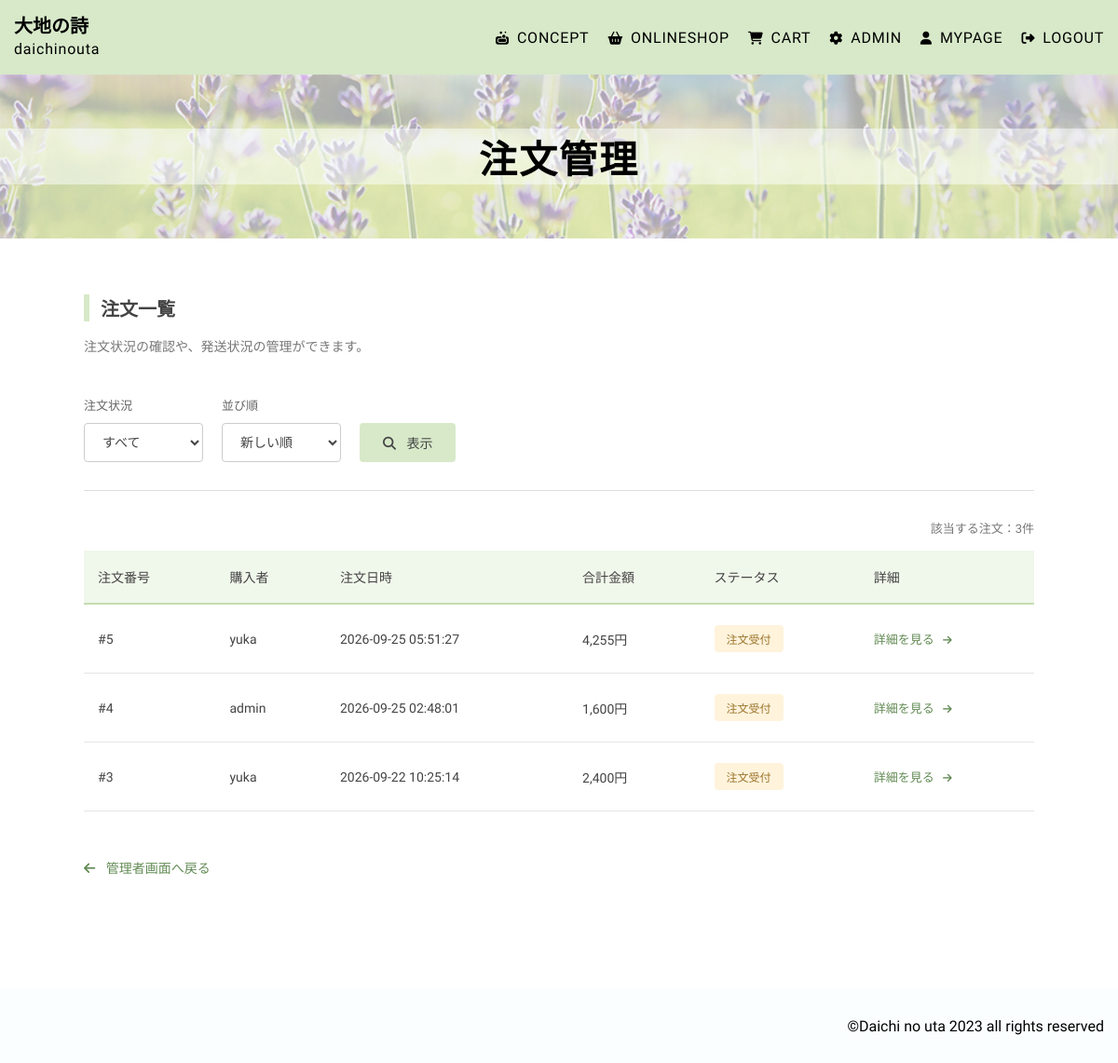
The page /order_admin.php (signed in) on the database its author committed.
### tables this page shows
CREATE TABLE `orders` (
  `id` int(11) NOT NULL,
  `user_id` int(11) NOT NULL,
  `total_price` int(11) NOT NULL,
  `status` varchar(50) NOT NULL DEFAULT 'pending',
  `shipping_name` varchar(100) NOT NULL,
  `shipping_address` varchar(255) NOT NULL,
  `created_at` timestamp NOT NULL DEFAULT current_timestamp(),
  `updated_at` timestamp NOT NULL DEFAULT current_timestamp() ON UPDATE current_timestamp()
);

CREATE TABLE `users` (
  `id` int(11) NOT NULL,
  `name` varchar(50) NOT NULL,
  `email` varchar(100) NOT NULL,
  `password` text NOT NULL,
  `role` varchar(10) NOT NULL,
  `created_at` date NOT NULL,
  `updated_at` date NOT NULL
);

### func.php (called while the page is built)
<?php
function h(string $str){
    return htmlspecialchars($str,ENT_QUOTES);
}

### order_admin.php (the view, shortened to what this page needs)
<?php
require_once("conn.php");
require_once("func.php");
$status = $_GET["status"] ?? "";
$sort = $_GET["sort"] ?? "desc";
if ($sort === "asc") {
    $order = "ASC";
} else {
    $order = "DESC";
}
if ($status === "") {
    $str = "SELECT
                orders.id,
                orders.total_price,
                orders.status,
                orders.created_at,
                users.name
            FROM orders
            INNER JOIN users
            ON orders.user_id = users.id
            ORDER BY orders.created_at $order";
    $stmt = $db->query($str);
}
$orders = $stmt->fetchAll(PDO::FETCH_ASSOC);
?>
<!DOCTYPE html>
<html lang="ja">
<head>
    <link rel="stylesheet" href="https://cdnjs.cloudflare.com/ajax/libs/font-awesome/6.5.1/css/all.min.css">
    <link rel="stylesheet" href="https://cdnjs.cloudflare.com/ajax/libs/font-awesome/6.5.1/css/all.min.css"><link rel="preconnect" href="https://fonts.googleapis.com">
    <link rel="stylesheet" href="css/mystyle.css">
</head>
<body>
<header>
<div class="top">
<a href="index.php">
<h2>大地の詩</h2>
<p>daichinouta</p>
</a>
</div>
<nav class="site-nav">
<ul>
<li><a href="concept.php"><i class="fa-solid fa-soap"></i>CONCEPT</a></li>
<li><a href="onlineshop.php"><i class="fa-solid fa-basket-shopping"></i>ONLINESHOP</a></li>
<li><a href="cart.php"><i class="fa-solid fa-cart-shopping"></i>CART</a></li>
<?php
    if(isset($_SESSION["login"]) and $_SESSION["login"] == "admin"){
        echo "<li><a href=\"admin.php\"><i class=\"fa-solid fa-gear\"></i>ADMIN</a></li>";
    }
    if(isset($_SESSION["login"])){
        echo "<li><a href=\"mypage.php\"><i class=\"fa-solid fa-user\"></i>MYPAGE</a></li>";
        echo "<li><a href=\"logout.php\"><i class=\"fa-solid fa-right-from-bracket\"></i>LOGOUT</a></li>";
    }
?>
</ul>
</nav>
</header>
<article class="onlineshop">
    <div class="midasi">
        <h2>注文管理</h2>
    </div>
    <div class="order-admin">
        <h3>注文一覧</h3>
        <p class="order-admin-description">
            注文状況の確認や、発送状況の管理ができます。
        </p>
        <form action="order_admin.php"
              method="get"
              class="order-filter">
            <div class="order-filter-item">
                <label for="status">注文状況</label>
                <select name="status" id="status">
                    <option value=""
                        <?= $status === "" ? "selected" : "" ?>>
                        すべて
                    </option>
                </select>
            </div>
            <div class="order-filter-item">
                <label for="sort">並び順</label>
                <select name="sort" id="sort">
                    <option value="desc"
                        <?= $sort === "desc" ? "selected" : "" ?>>
                        新しい順
                    </option>
                </select>
            </div>
            <button type="submit" class="order-filter-btn">
                <i class="fa-solid fa-magnifying-glass"></i>
                表示
            </button>
        </form>
        <?php if (empty($orders)): ?>
            <div class="order-empty">
                <i class="fa-solid fa-box-open"></i>
                <p>該当する注文がありません。</p>
                <span>
                    検索条件を変更して、もう一度お試しください。
                </span>
                <a href="order_admin.php">
                    すべての注文を見る →
                </a>
            </div>
        <?php else: ?>
            <p class="order-count">
                該当する注文：<?= count($orders) ?>件
            </p>
            <div class="order-table-wrap">
                <table class="order-table">
                    <thead>
                        <tr>
                            <th>注文番号</th>
                            <th>購入者</th>
                            <th>注文日時</th>
                            <th>合計金額</th>
                            <th>ステータス</th>
                            <th>詳細</th>
                        </tr>
                    </thead>
                    <tbody>
                        <?php foreach ($orders as $order): ?>
                            <tr>
                                <td>
                                    #<?= h($order["id"]) ?>
                                </td>
                                <td>
                                    <?= h($order["name"]) ?>
                                </td>
                                <td>
                                    <?= h($order["created_at"]) ?>
                                </td>
                                <td>
                                    <?= number_format($order["total_price"]) ?>円
                                </td>
                                <td>
                                    <?php if ($order["status"] === "pending"): ?>
                                        <span class="order-status pending">
                                            注文受付
                                        </span>
                                    <?php elseif ($order["status"] === "shipped"): ?>
                                        <span class="order-status shipped">
                                            発送済み
                                        </span>
                                    <?php else: ?>
                                        <?= h($order["status"]) ?>
                                    <?php endif; ?>
                                </td>
                                <td>
                                    <a
                                        href="order_admin_detail.php?id=<?= h($order["id"]) ?>"
                                        class="order-detail-btn"
                                    >
                                        詳細を見る
                                        <i class="fa-solid fa-arrow-right"></i>
                                    </a>
                                </td>
                            </tr>
                        <?php endforeach; ?>
                    </tbody>
                </table>
            </div>
        <?php endif; ?>
        <div class="admin-back">
            <a href="admin.php">
                <i class="fa-solid fa-arrow-left"></i>
                管理者画面へ戻る
            </a>
        </div>
    </div>
</article>
<footer>
<small>&copy;Daichi no uta 2023 all rights reserved</small>
</footer>
</body>
</html>

### css/mystyle.css (style rules this page uses)
html { font-size: 62.5%; }
body { margin: 0; padding: 0; overflow-x: hidden; font-family: "Kiwi Maru", serif; }
header { background-color: #d7e9c9; height: 80px; display: flex; justify-content: space-between; align-items: center; }
header .top { margin-left: 15px; line-height: 8px; }
header .top a { color: inherit; text-decoration: none; }
header .top a h2 { font-size: 2rem; }
header .top a p { font-size: 1.6rem; letter-spacing: 0.05em; }
header .site-nav ul { list-style-type: none; display: flex; gap: 15px; margin-right: 15px; }
header .site-nav ul a { font-size: 1.6rem; padding-left: 5px; letter-spacing: 0.05em; color: inherit; text-decoration: none; }
header .site-nav ul a i { margin-right: 8px; font-size: 1.4rem; }
.onlineshop .midasi { height: 22vh; background-image: url(../image/大地の詩背景.jpg); background-size: cover; display: flex; justify-content: center; align-items: center; }
.onlineshop .midasi h2 { width: 100%; margin: 0; font-size: 4.1rem; text-align: center; background-color: rgba(251, 254, 255, 0.4980392157); letter-spacing: 0.05em; }
.admin-back { width: 80%; margin: 50px auto 100px; }
.admin-back a { font-size: 1.4rem; color: #638b55; text-decoration: none; }
.admin-back a i { margin-right: 8px; }
.order-admin { width: 85%; max-width: 1100px; margin: 60px auto 120px; }
.order-admin h3 { font-size: 2rem; color: #444; border-left: 6px solid #d7e9c9; padding-left: 12px; margin-bottom: 15px; }
.order-admin .order-admin-description { font-size: 1.4rem; color: #777; margin-bottom: 40px; line-height: 1.8; }
.order-admin .admin-back { width: 100%; margin: 50px 0 0; }
.order-filter { display: flex; align-items: flex-end; flex-wrap: wrap; gap: 20px; padding-bottom: 30px; margin-bottom: 30px; border-bottom: 1px solid #ddd; }
.order-filter-item label { display: block; font-size: 1.3rem; color: #666; margin-bottom: 10px; }
.order-filter-item select { padding: 11px 35px 11px 15px; border: 1px solid #ccc; border-radius: 4px; background-color: #fff; font-family: "Kiwi Maru", serif; font-size: 1.4rem; color: #444; cursor: pointer; }
.order-filter-btn { padding: 11px 25px; background-color: #d7e9c9; border: none; border-radius: 4px; font-family: "Kiwi Maru", serif; font-size: 1.4rem; color: #444; cursor: pointer; transition: 0.2s; }
.order-filter-btn i { margin-right: 8px; }
.order-count { text-align: right; font-size: 1.3rem; color: #777; margin-bottom: 15px; }
.order-table-wrap { width: 100%; overflow-x: auto; }
.order-table { width: 100%; border-collapse: collapse; font-size: 1.4rem; color: #444; white-space: nowrap; }
.order-table th { padding: 18px 15px; background-color: #f0f7eb; font-weight: normal; text-align: left; border-bottom: 2px solid #c4ddb1; }
.order-table td { padding: 22px 15px; border-bottom: 1px solid #e5e5e5; vertical-align: middle; }
.order-table tbody tr { transition: background-color 0.2s; }
.order-status { display: inline-block; padding: 6px 13px; border-radius: 4px; font-size: 1.2rem; text-align: center; }
.order-status.pending { background-color: #fff3dc; color: #9a742a; }
.order-detail-btn { color: #638b55; font-size: 1.3rem; text-decoration: none; }
.order-detail-btn i { margin-left: 6px; font-size: 1.1rem; }
footer { background-color: #fbfeff; display: flex; justify-content: end; align-items: center; height: 80px; }
footer small { font-size: 1.6rem; margin-right: 15px; margin-top: 0; }

### rows shown on the page
orders: id "5", user.name "yuka", created_at "2026-09-25 05:51:27", total_price "4,255", status "注文受付"
orders: id "4", user.name "admin", created_at "2026-09-25 02:48:01", total_price "1,600", status "注文受付"
orders: id "3", user.name "yuka", created_at "2026-09-22 10:25:14", total_price "2,400", status "注文受付"

### other values the page prints
count($orders) "3"
